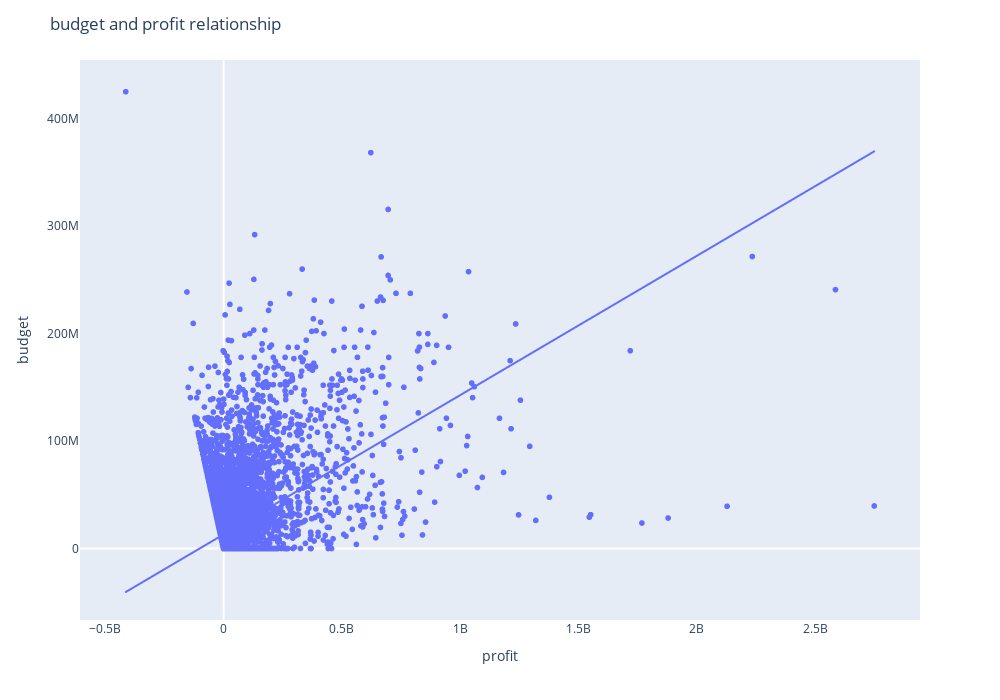

Source (notebook cell):
### Markdown cell above
### <span style='color:#191970'> Question 3: How do movies budgets and profits compare? Does a high budget equal a high profit?

### Code cell
fig = px.scatter(df_movies ,x = 'profit', y ='budget_adj', trendline = 'ols')
fig.update_layout(title_text ='budget and profit relationship', xaxis_title = 'profit',
                  yaxis_title = 'budget')

#setting the chart properties
fig.update_layout(
    autosize=False,
    width=1000,
    height=700,)

#hiding the gridlines
fig.update_xaxes(showgrid = False)
fig.update_yaxes(showgrid = False)

fig.show()

### Figure 1 — Plotly figure (JSON) as saved in the notebook; plotly's stock layout.template omitted (floating-point values rounded to 4 significant figures; data arrays with more than 128 entries replaced by an {"elided": "..."} marker saying what was removed)
{"data": [{"hovertemplate": "profit=%{x}<br>budget_adj=%{y}<extra></extra>", "legendgroup": "", "marker": {"color": "#636efa", "symbol": "circle"}, "mode": "markers", "name": "", "showlegend": false, "type": "scattergl", "x": {"elided": "10865 float values"}, "xaxis": "x", "y": {"elided": "10865 float values"}, "yaxis": "y"}, {"hovertemplate": "<b>OLS trendline</b><br>budget_adj = 0.129572 * profit + 1.31679e+07<br>R<sup>2</sup>=0.223659<br><br>profit=%{x}<br>budget_adj=%{y} <b>(trend)</b><extra></extra>", "legendgroup": "", "marker": {"color": "#636efa", "symbol": "circle"}, "mode": "lines", "name": "", "showlegend": false, "type": "scattergl", "x": {"elided": "10865 float values"}, "xaxis": "x", "y": {"elided": "10865 float values"}, "yaxis": "y"}], "layout": {"autosize": false, "height": 700, "legend": {"tracegroupgap": 0}, "margin": {"t": 60}, "title": {"text": "budget and profit relationship"}, "width": 1000, "xaxis": {"anchor": "y", "domain": [0, 1], "showgrid": false, "title": {"text": "profit"}}, "yaxis": {"anchor": "x", "domain": [0, 1], "showgrid": false, "title": {"text": "budget"}}}}
